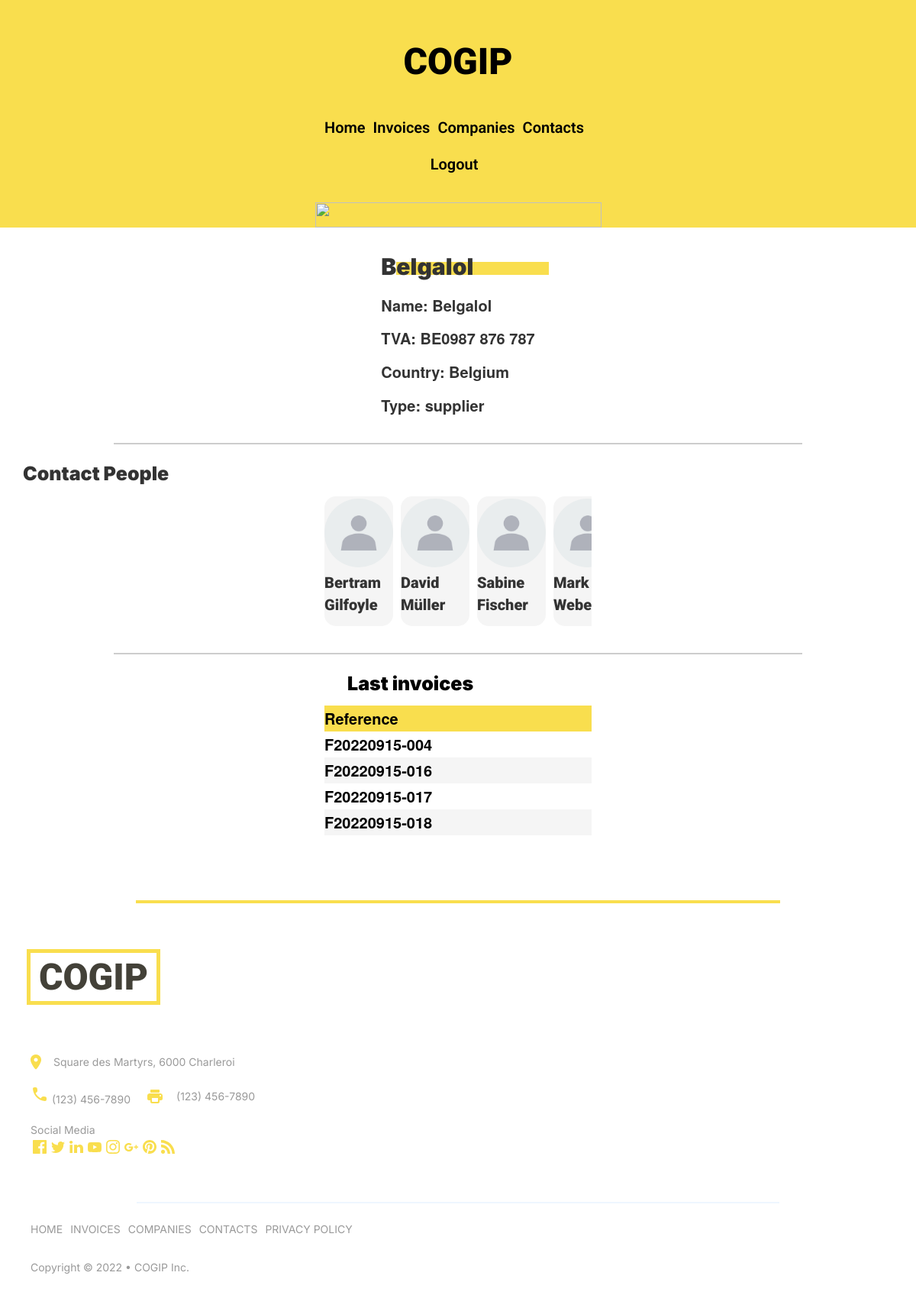
The page /base/company&companyId=4 (signed in) on the database its author committed.
### tables this page shows
CREATE TABLE `companies` (
  `id` int(11) NOT NULL,
  `name` varchar(50) NOT NULL,
  `type_id` int(11) NOT NULL,
  `country` varchar(50) NOT NULL,
  `tva` varchar(50) NOT NULL,
  `created_at` datetime NOT NULL,
  `updated_at` datetime NOT NULL
);

CREATE TABLE `types` (
  `id` int(11) NOT NULL,
  `name` varchar(50) NOT NULL,
  `created_at` datetime NOT NULL,
  `updated_at` datetime NOT NULL
);

CREATE TABLE `contacts` (
  `id` int(11) NOT NULL,
  `name` varchar(50) NOT NULL,
  `company_id` int(11) NOT NULL,
  `email` varchar(50) NOT NULL,
  `phone` varchar(50) NOT NULL,
  `created_at` datetime NOT NULL,
  `updated_at` datetime NOT NULL
);

CREATE TABLE `invoices` (
  `id` int(11) NOT NULL,
  `ref` varchar(50) NOT NULL,
  `id_company` int(11) NOT NULL,
  `due_date` datetime DEFAULT NULL,
  `created_at` datetime NOT NULL,
  `updated_at` datetime NOT NULL
);

### base/app/Models/company.php (called while the page is built, shortened)
<?php
    class Company
    {
        public function __construct(int $id, string $name, string $type, string $country, string $tva, string $creation_date, string $update_date){
            $this->name = $name;
            $this->type = $type;
            $this->country = $country;
            $this->tva = $tva;
        }
    }
?>

### base/app/Models/contact.php (called while the page is built, shortened)
<?php
class Contact
{
    public function __construct(int $id, string $name, string $company, string $email, string $phone, string $creation_date, string $update_date)
    {
        $this->name = $name;
    }
}

### base/app/Models/invoice.php (called while the page is built, shortened)
<?php
class Invoice
{
    public function __construct(int $id, string $ref, string $due_dates, string $company, string $creation_date, string $update_date, )
    {
        $this->ref = $ref;
    }
}
?>

### base/app/Views/show_company.php (the view, shortened to what this page needs)
<?php
include "header.php";
?>
<main>
    <section class="container__company">
        <div class="container__company__info">
            <div class="container__company__info__name">
                <h5><?php echo $company->name; ?></h5>
                <div class="container__company__info__name__yellow"></div>
            </div>
            <p>Name: <?php echo $company->name; ?></p>
            <p>TVA: <?php echo $company->tva; ?></p>
            <p>Country: <?php echo $company->country; ?></p>
            <p>Type: <?php echo $company->type; ?></p>
        </div>
    </section>
    <hr>
    <section class="container__people">
        <h5>Contact People</h5>
        <div class="container__people__info">
            <?php foreach ($contacts as $contact) : ?>
                <div class="container__people__info__card">
                    <div class="container__people__info__card__photo">
                        <img src="/cogip/base/public/assets/img/img-contact.jpg" alt="photo du contact">
                    </div>
                    <div class="container__people__info__card__name">
                        <p><?php echo $contact->name; ?></p>
                    </div>
                </div>
            <?php endforeach; ?>
        </div>
    </section>
    <hr>
    <section class="container__table">
        <h5>Last invoices</h5>
        <div class="table__container">
            <table class="table__container__info">
                <thead class="table__container__info__thead">
                    <tr class="table__container__info__thead__tr">
                        <th>Reference</th>
                    </tr>
                </thead>
                <tbody class="table__container__info__tbody">
                    <?php foreach ($invoices as $invoice) : ?>
                        <tr class="table__container__info__tbody__tr">
                            <td><?php echo $invoice->ref; ?></td>
                        </tr>
                    <?php endforeach; ?>
                </tbody>
            </table>
        </div>
    </section>
</main>
<?php
include "footer.php";
?>

### base/public/assets/css/main.css (style rules this page uses)
html, body, div, span, applet, object, iframe, h1, h2, h3, h4, h5, h6, p, blockquote, pre, a, abbr, acronym, address, big, cite, code, del, dfn, em, img, ins, kbd, q, s, samp, small, strike, strong, sub, sup, tt, var, b, u, i, center, dl, dt, dd, ol, ul, li, fieldset, form, label, legend, table, caption, tbody, tfoot, thead, tr, th, td, article, aside, canvas, details, embed, figure, figcaption, footer, header, hgroup, menu, nav, output, ruby, section, summary, time, mark, audio, video { margin: 0; padding: 0; border: 0; font-size: 100%; font: inherit; vertical-align: baseline; }
article, aside, details, figcaption, figure, footer, header, hgroup, menu, nav, section { display: block; }
body { line-height: 1; }
table { border-collapse: collapse; border-spacing: 0; }
body { font-family: "Roboto", serif; }
body main { display: flex; flex-direction: column; justify-content: center; align-items: center; }
body main .container__company__info { display: flex; flex-direction: column; }
body main .container__company__info__name { position: relative; }
body main .container__company__info__name h5 { font-size: 30px; font-weight: 900; z-index: 1; margin-bottom: 20px; font-family: "Inter", sans-serif; }
body main .container__company__info__name__yellow { width: 200px; height: 17px; background-color: #f9de4e; position: absolute; top: 20px; left: 20px; z-index: -1; }
body main .container__company__info p { margin-bottom: 15px; font-size: 20px; font-weight: 900; }
body main .container__people { width: 100vw; display: flex; flex-direction: column; align-items: center; }
body main .container__people h5 { align-self: flex-start; font-family: "Inter", sans-serif; font-size: 25px; font-weight: 900; margin-left: 30px; margin-bottom: 15px; }
body main .container__people__info { display: flex; flex-direction: row; width: 350px; overflow-y: auto; position: relative; margin-bottom: 15px; }
body main .container__people__info__card { display: flex; flex-direction: column; align-items: center; justify-content: space-around; height: 170px; width: 120px; margin-right: 10px; background-color: #f5f5f5; border-radius: 15px; }
body main .container__people__info__card__photo { height: 90px; width: 90px; border-radius: 50%; }
body main .container__people__info__card__photo img { height: 100%; width: 100%; -o-object-fit: cover; object-fit: cover; border-radius: 50%; }
body main .container__people__info__card__name { display: flex; flex-direction: column; }
body main .container__people__info__card__name p { font-family: "Roboto", serif; font-weight: 900; font-size: 20px; }
body hr { border: 1px solid #cdcdcd; width: 75%; margin-bottom: 15px; }
body .container__table { display: flex; flex-direction: column; width: 350px; position: relative; }
body .container__table h5 { font-family: "Inter", sans-serif; font-size: 25px; font-weight: 900; margin-left: 30px; margin-bottom: 15px; color: black; }
body .table__container { overflow-y: auto; white-space: nowrap; width: 350px; }
body .table__container__info { width: 1200px; font-size: 20px; font-weight: 600; }
body main .container__table { display: flex; flex-direction: column; width: 350px; position: relative; }
body main .container__table .table__container { overflow-y: auto; white-space: nowrap; width: 350px; color: black; }
body main .container__table .table__container__info { width: 1200px; font-size: 20px; font-weight: 600; border: none; margin-bottom: 25px; }
body main .container__table .table__container__info__thead { height: 34px; background-color: #f9de4e; }
body main .container__table .table__container__info__thead__tr th { vertical-align: middle; text-align: left; border: none; }
body main .container__table .table__container__info__tbody__tr td { height: 34px; vertical-align: middle; border: none; }
body main .container__table .table__container__info__tbody__tr:nth-child(even) { background-color: #f5f5f5; }
body main .container__table .table__container__info__tbody__tr:nth-child(odd) { background-color: #ffffff; }

### rows shown on the page
companies: name "Belgalol", tva "BE0987 876 787", country "Belgium"
types: name "supplier"
contacts: name "Bertram Gilfoyle"
contacts: name "David Müller"
contacts: name "Sabine Fischer"
contacts: name "Mark…"
invoices: ref "F20220915-004"
invoices: ref "F20220915-016"
invoices: ref "F20220915-017"
invoices: ref "F20220915-018"
